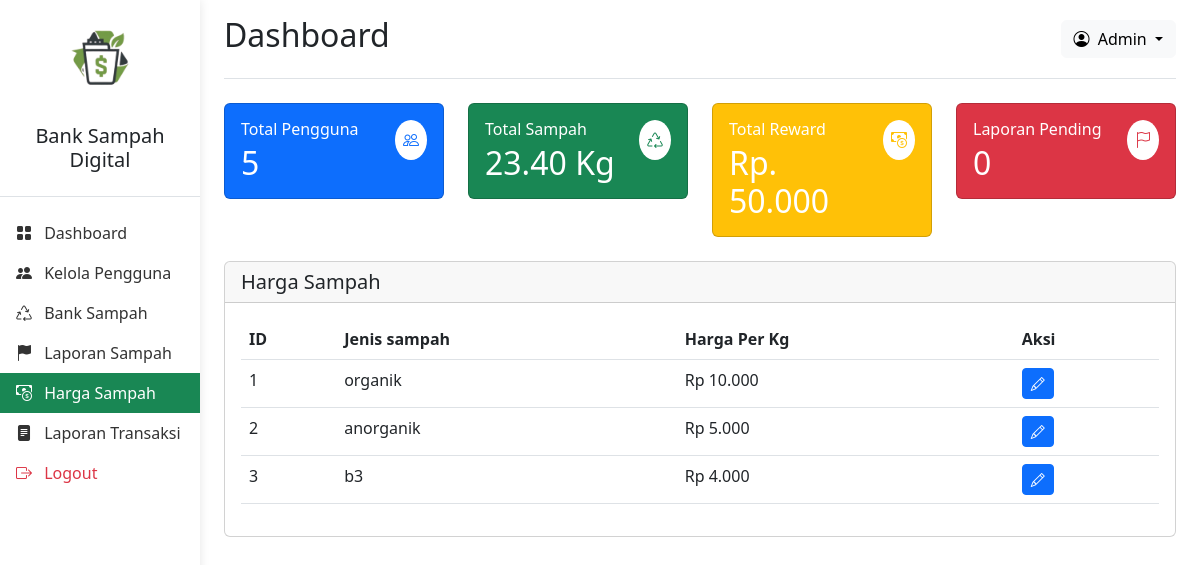
Page /dashboard/Harga.php (signed in) on the committed database.
### tables this page shows
CREATE TABLE `kategori_sampah` (
  `id_kategori` int NOT NULL,
  `jenis` enum('organik','anorganik','b3') NOT NULL,
  `harga_per_kg` decimal(10,2) NOT NULL,
  `keterangan` text NOT NULL
);

### dashboard/Harga.php (the view, shortened to what this page needs)
<?php
require_once "../functions/functions.php";
$stmt = $conn->prepare("SELECT * FROM kategori_sampah");
$stmt->execute();
$result = $stmt->get_result();
$i = 1;
?>
<!DOCTYPE html>
<html lang="id">
<head>
    <link href="https://cdn.jsdelivr.net/npm/bootstrap@5.3.0/dist/css/bootstrap.min.css" rel="stylesheet">
    <link href="https://cdn.jsdelivr.net/npm/bootstrap-icons@1.7.2/font/bootstrap-icons.css" rel="stylesheet">
    <link rel="stylesheet" href="../assets/css/admin.css">
</head>
<body>
    <div class="container-fluid">
        <div class="row">
            <div class="col-md-3 col-lg-2 px-0 bg-white sidebar">
                <div class="d-flex flex-column">
                    <div class="text-center p-3 border-bottom">
                        <img src="../assets/img/Logo.png" alt="Logo" class="img-fluid mb-2" style="max-width: 100px;">
                        <h5>Bank Sampah Digital</h5>
                    </div>
                    <ul class="nav flex-column py-3">
                        <li class="nav-item">
                            <a class="nav-link" href="admin.php">
                                <i class="bi bi-grid-fill me-2"></i>
                                Dashboard
                            </a>
                        </li>
                        <li class="nav-item">
                            <a class="nav-link" href="Kelola.php">
                                <i class="bi bi-people-fill me-2"></i>
                                Kelola Pengguna
                            </a>
                        </li>
                        <li class="nav-item">
                            <a class="nav-link" href="bank-sampah.php">
                                <i class="bi bi-recycle me-2"></i>
                                Bank Sampah
                            </a>
                        </li>
                        <li class="nav-item">
                            <a class="nav-link" href="Laporan.php">
                                <i class="bi bi-flag-fill me-2"></i>
                                Laporan Sampah
                            </a>
                        </li>
                        <li class="nav-item">
                            <a class="nav-link active" href="Harga.php">
                                <i class="bi bi-cash-coin me-2"></i>
                                Harga Sampah
                            </a>
                        </li>
                        <li class="nav-item">
                            <a class="nav-link" href="Transaksi.php">
                                <i class="bi bi-file-text-fill me-2"></i>
                                Laporan Transaksi
                            </a>
                        </li>
                        <li class="nav-item mt-auto">
                            <a class="nav-link text-danger" href="<?php echo $GLOBALS['base_url']; ?>/user/logout.php">
                                <i class="bi bi-box-arrow-right me-2"></i>
                                Logout
                            </a>
                        </li>
                    </ul>
                </div>
            </div>
            <div class="col-md-9 col-lg-10 ms-sm-auto px-4 py-3">
                <header class="d-flex justify-content-between align-items-center pb-3 mb-4 border-bottom">
                    <h1 class="h2">Dashboard</h1>
                    <div class="d-flex align-items-center">
                        <div class="dropdown">
                            <button class="btn btn-light dropdown-toggle" type="button" id="profileDropdown" data-bs-toggle="dropdown">
                                <i class="bi bi-person-circle me-1"></i>
                                Admin
                            </button>
                        </div>
                    </div>
                </header>
                <div class="row g-4 mb-4">
                    <div class="col-md-3">
                        <div class="card card-dashboard bg-primary text-white">
                            <div class="card-body">
                                <div class="d-flex justify-content-between align-items-start">
                                    <div>
                                        <h6 class="card-title mb-1">Total Pengguna</h6>
                                        <h2 class="mb-0"><?= totaluser(); ?></h2>
                                    </div>
                                    <div class="bg-white rounded-circle p-2">
                                        <i class="bi bi-people text-primary"></i>
                                    </div>
                                </div>
                            </div>
                        </div>
                    </div>
                    <div class="col-md-3">
                        <div class="card card-dashboard bg-success text-white">
                            <div class="card-body">
                                <div class="d-flex justify-content-between align-items-start">
                                    <div>
                                        <h6 class="card-title mb-1">Total Sampah</h6>
                                        <h2 class="mb-0"><?= totalsampah(); ?></h2>
                                    </div>
                                    <div class="bg-white rounded-circle p-2">
                                        <i class="bi bi-recycle text-success"></i>
                                    </div>
                                </div>
                            </div>
                        </div>
                    </div>
                    <div class="col-md-3">
                        <div class="card card-dashboard bg-warning text-white">
                            <div class="card-body">
                                <div class="d-flex justify-content-between align-items-start">
                                    <div>
                                    <h6 class="card-title mb-1">Total Reward</h6>
                                    <h2 class="mb-0"><?= reward(); ?></h2>
                                    </div>
                                    <div class="bg-white rounded-circle p-2">
                                        <i class="bi bi-cash-coin text-warning"></i>
                                    </div>
                                </div>
                            </div>
                        </div>
                    </div>
                    <div class="col-md-3">
                        <div class="card card-dashboard bg-danger text-white">
                            <div class="card-body">
                                <div class="d-flex justify-content-between align-items-start">
                                    <div>
                                        <h6 class="card-title mb-1">Laporan Pending</h6>
                                        <h2 class="mb-0"><?php totallapor2(); ?></h2>
                                    </div>
                                    <div class="bg-white rounded-circle p-2">
                                        <i class="bi bi-flag text-danger"></i>
                                    </div>
                                </div>
                            </div>
                        </div>
                    </div>
                </div>
                <div class="card">
                    <div class="card-header d-flex justify-content-between ">
                        <h5 class="mb-0">Harga Sampah</h5>
                    </div>
                    <div class="card-body ">
                        <div class="table-responsive">
                            <table class="table table-hover">
                                <thead>
                                    <tr>
                                        <th>ID</th>
                                        <th>Jenis sampah</th>
                                        <th>Harga Per Kg</th>
                                        <th>Aksi</th>
                                    </tr>
                                </thead>
                                <tbody>
                                    <?php while($row = $result->fetch_assoc()): ?>
                                    <tr>
                                        <td><?= $i++; ?></td>
                                        <td><?= $row['jenis']; ?></td>
                                        <td><?= "Rp ". number_format($row['harga_per_kg'], 0, ',', '.') ?></td>                                        <td>
                                        <button class="btn btn-sm btn-primary me-1 edit-btn"
                                                data-bs-toggle="modal"
                                                data-bs-target="#editModal"
                                                data-id="<?= $row['id_kategori'] ?>"
                                                data-jenis="<?= $row['jenis'] ?>"
                                                data-harga="<?= $row['harga_per_kg'] ?>">
                                                <i class="bi bi-pencil"></i>
                                            </button>
                                        </td>
                                    </tr>
                                    <?php endwhile; ?>
                                </tbody>
                            </table>
                        </div>
                    </div>
                </div>
            </div>
        </div>
    </div>
</body>
</html>

### assets/css/admin.css (style rules this page uses)
.sidebar { min-height: 100vh; box-shadow: 0 0 10px rgba(0,0,0,0.1); }
.nav-link { color: #333; padding: 0.5rem 1rem; }
.nav-link.active { background-color: #198754; color: white; }
.card-dashboard { transition: transform 0.2s; }

### rows in the picture
kategori_sampah: jenis "organik", harga_per_kg "10.000"
kategori_sampah: jenis "anorganik", harga_per_kg "5.000"
kategori_sampah: jenis "b3", harga_per_kg "4.000"

### other values in the picture
totaluser() "5"
$total_sampah "23.40"
reward() "Rp. 50.000"
$total_lapor "0"
